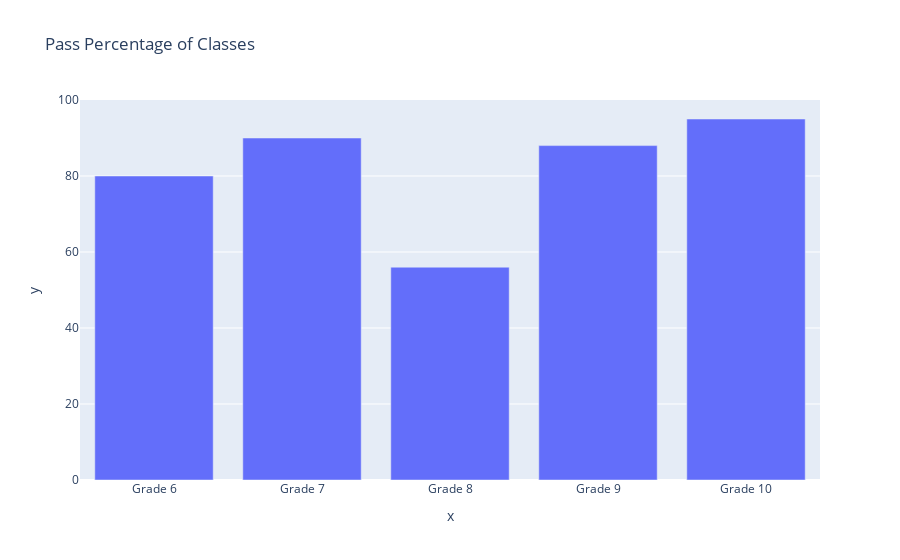

The notebook cell this image was saved under:
### Code cell
# Use plotly express bar chart function px.bar.Provide input data, x and y axis variable, and title of the chart.
# This will give average pass percentage per class
fig = px.bar( x=grade_array, y=score_array, title='Pass Percentage of Classes') 
fig.show()

### Figure 1 — Plotly figure (JSON) as saved in the notebook; plotly's stock layout.template omitted (floating-point values rounded to 4 significant figures)
{"data": [{"hovertemplate": "x=%{x}<br>y=%{y}<extra></extra>", "legendgroup": "", "marker": {"color": "#636efa", "pattern": {"shape": ""}}, "name": "", "orientation": "v", "showlegend": false, "textposition": "auto", "type": "bar", "x": ["Grade 6", "Grade 7", "Grade 8", "Grade 9", "Grade 10"], "xaxis": "x", "y": [80, 90, 56, 88, 95], "yaxis": "y"}], "layout": {"autosize": true, "barmode": "relative", "legend": {"tracegroupgap": 0}, "title": {"text": "Pass Percentage of Classes"}, "xaxis": {"anchor": "y", "autorange": true, "domain": [0, 1], "range": [-0.5, 4.5], "title": {"text": "x"}, "type": "category"}, "yaxis": {"anchor": "x", "autorange": true, "domain": [0, 1], "range": [0, 100], "title": {"text": "y"}, "type": "linear"}}}
